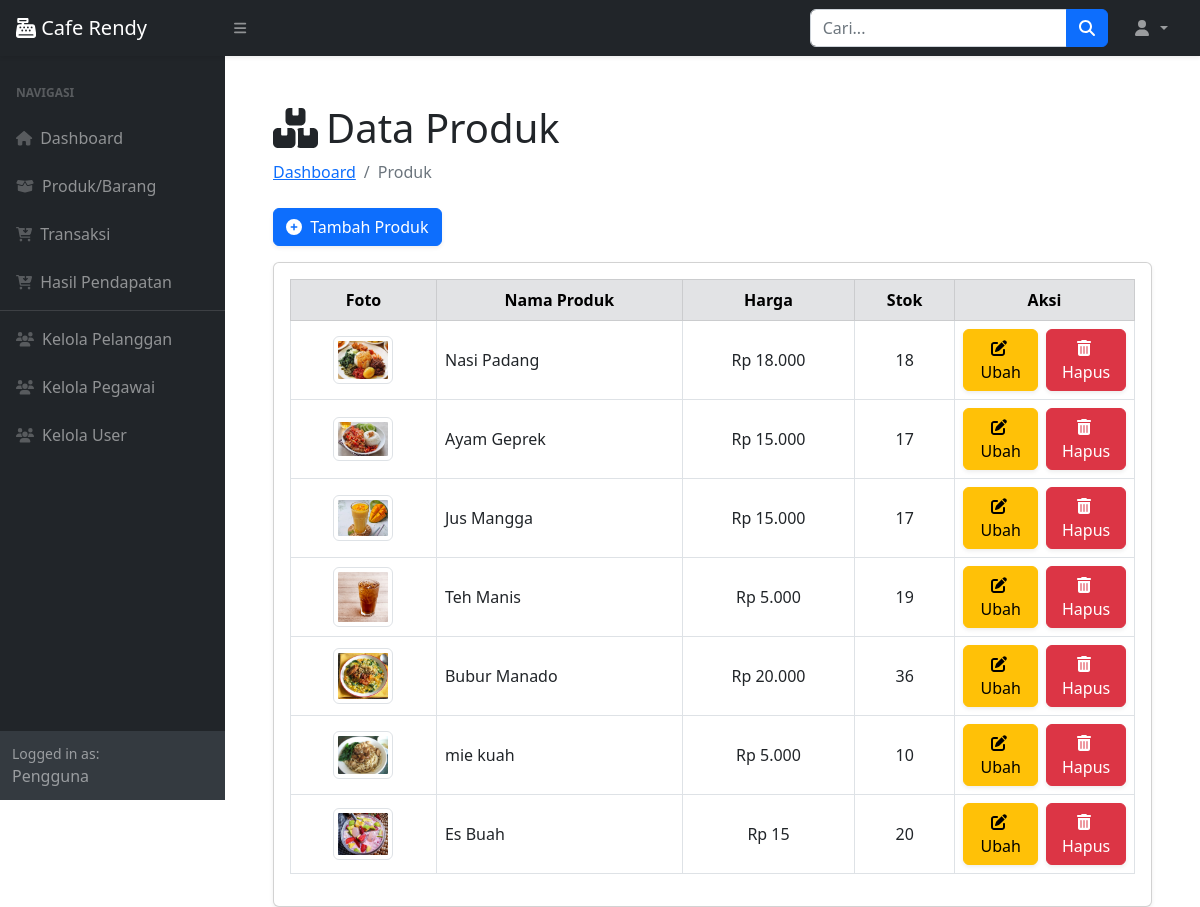
The page /?page=produk on the database its author committed.
### tables this page shows
CREATE TABLE `produk` (
  `id_produk` int(11) NOT NULL,
  `nama_produk` varchar(255) DEFAULT NULL,
  `harga` int(11) DEFAULT NULL,
  `stock` int(11) DEFAULT NULL,
  `foto` varchar(255) DEFAULT NULL
);

### produk.php (the view)
<div class="container-fluid px-4">
    <h1 class="mt-4"><i class="fas fa-boxes me-2"></i>Data Produk</h1>
    <ol class="breadcrumb mb-4">
        <li class="breadcrumb-item"><a href="index.php">Dashboard</a></li>
        <li class="breadcrumb-item active">Produk</li>
    </ol>
    <div class="mb-3 d-flex justify-content-between align-items-center">
        <a href="?page=produk_tambah" class="btn btn-primary shadow-sm">
            <i class="fas fa-plus-circle me-1"></i> Tambah Produk
        </a>
    </div>
    <div class="card shadow-sm">
        <div class="card-body">
            <table class="table table-hover table-bordered" id="datatablesSimple">
                <thead class="table-secondary text-center">
                    <tr>
                        <th>Foto</th>
                        <th>Nama Produk</th>
                        <th>Harga</th>
                        <th>Stok</th>
                        <th style="width: 180px;">Aksi</th>
                    </tr>
                </thead>
                <tbody>
                    <?php
                    $query = mysqli_query($koneksi, "SELECT * FROM produk");
                    while ($data = mysqli_fetch_array($query)) {
                        $foto = !empty($data['foto']) ? $data['foto'] : 'default.jpg';
                    ?>
                    <tr class="align-middle text-center">
                        <td>
                            <img src="assets/img/produk/<?= htmlspecialchars($foto) ?>" alt="Foto Produk" width="60" class="img-thumbnail">
                        </td>
                        <td class="text-start"><?= htmlspecialchars($data['nama_produk']) ?></td>
                        <td>Rp <?= number_format($data['harga'], 0, ',', '.') ?></td>
                        <td><?= $data['stock'] ?></td>
                        <td>
                            <div class="d-flex justify-content-center gap-2">
                                <a href="?page=produk_ubah&id=<?= $data['id_produk'] ?>" class="btn btn-warning shadow-sm">
                                    <i class="fas fa-edit me-1"></i> Ubah
                                </a>
                                <a href="?page=produk_hapus&id=<?= $data['id_produk'] ?>" class="btn btn-danger shadow-sm" onclick="return confirm('Yakin ingin menghapus produk ini?')">
                                    <i class="fas fa-trash-alt me-1"></i> Hapus
                                </a>
                            </div>
                        </td>
                    </tr>
                    <?php } ?>
                </tbody>
            </table>
        </div>
    </div>
</div>

### index.php (shortened to what this page needs)
<!DOCTYPE html>
<html lang="en">
<head>
    <link href="https://cdn.jsdelivr.net/npm/simple-datatables@7.1.2/dist/style.min.css" rel="stylesheet" />
    <link href="css/styles.css" rel="stylesheet" />
</head>
<body class="sb-nav-fixed">
   <nav class="sb-topnav navbar navbar-expand navbar-dark bg-dark shadow-sm">
        <a class="navbar-brand ps-3" href="index.php"><i class="fas fa-cash-register"></i> Cafe Rendy</a>
        <button class="btn btn-link btn-sm me-4 me-lg-0" id="sidebarToggle"><i class="fas fa-bars"></i></button>
        <form class="d-none d-md-inline-block form-inline ms-auto me-3 my-2">
            <div class="input-group">
                <input class="form-control" type="text" placeholder="Cari..." />
                <button class="btn btn-primary" type="button"><i class="fas fa-search"></i></button>
            </div>
        </form>
        <ul class="navbar-nav ms-auto ms-md-0 me-3 me-lg-4">
            <li class="nav-item dropdown">
                <a class="nav-link dropdown-toggle" id="navbarDropdown" href="#" data-bs-toggle="dropdown">
                    <i class="fas fa-user fa-fw"></i>
                </a>
            </li>
        </ul>
    </nav>
    <div id="layoutSidenav">
            <div id="layoutSidenav_nav">
                <nav class="sb-sidenav accordion sb-sidenav-dark">
                    <div class="sb-sidenav-menu">
                        <div class="nav">
                            <div class="sb-sidenav-menu-heading">Navigasi</div>
                            <a class="nav-link" href="index.php">
                                <div class="sb-nav-link-icon"><i class="fas fa-home"></i></div>
                                Dashboard
                            </a>
                            <a class="nav-link" href="?page=produk">
                                <div class="sb-nav-link-icon"><i class="fas fa-box-open"></i></div>
                                Produk/Barang
                            </a>
                            <a class="nav-link" href="?page=pembelian">
                                <div class="sb-nav-link-icon"><i class="fas fa-cart-arrow-down"></i></div>
                                Transaksi
                            </a>
                            <a class="nav-link" href="?page=pendapatan">
                                <div class="sb-nav-link-icon"><i class="fas fa-cart-arrow-down"></i></div>
                                Hasil Pendapatan
                            </a>
                    <hr class="sidebar-divider my-1">
                            <a class="nav-link" href="?page=pelanggan">
                                <div class="sb-nav-link-icon"><i class="fas fa-users"></i></div>
                                Kelola Pelanggan
                            </a>
                            <a class="nav-link" href="?page=pegawai">
                                <div class="sb-nav-link-icon"><i class="fas fa-users"></i></div>
                                Kelola Pegawai
                            </a>
                            <a class="nav-link" href="?page=user_kelola">
                                <div class="sb-nav-link-icon"><i class="fas fa-users"></i></div>
                                Kelola User
                            </a>
                        </div>
                    </div>
                    <div class="sb-sidenav-footer">
                        <div class="small">Logged in as:</div>
                        <?= isset($_SESSION['user']['nama']) ? $_SESSION['user']['nama'] : 'Pengguna'; ?>
                    </div>
                </nav>
            </div>
        <div id="layoutSidenav_content">
            <main class="container-fluid px-4 mt-4">
                <?php
                $page = isset($_GET['page']) ? $_GET['page'] : 'home';
                $file = $page . '.php';
                if (file_exists($file)) {
                    include $file;
                } else {
                    echo "<h4>Halaman tidak ditemukan.</h4>";
                }
                ?>
            </main>
        </div>
    </div>
</body>
</html>

### rows shown on the page
produk: foto (picture), nama_produk "Nasi Padang", harga "18.000", stock "18"
produk: foto (picture), nama_produk "Ayam Geprek", harga "15.000", stock "17"
produk: foto (picture), nama_produk "Jus Mangga", harga "15.000", stock "17"
produk: foto (picture), nama_produk "Teh Manis", harga "5.000", stock "19"
produk: foto (picture), nama_produk "Bubur Manado", harga "20.000", stock "36"
produk: foto (picture), nama_produk "mie kuah", harga "5.000", stock "10"
produk: foto (picture), nama_produk "Es Buah", harga "15", stock "20"
